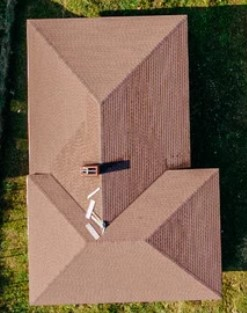
#> input picture test/building#1.jpg, 247 x 313 px, given in place of your_photo.jpg, which was not available
$ python crop_image.py
#> lines starting #> are read from the running program, lines starting #| are printed output that depends on the picture; after the words box and inside, x2 and y2 are one past the last pixel; in counts of white or black regions, pixels touching at a corner belong together; pictures that were not available may be replaced by others from this repository, and a replacement may not be noted
import cv2
import numpy
from PIL import Image

# функция открытия изображения
def viewImage(image):
    cv2.namedWindow('Display', cv2.WINDOW_NORMAL)
    cv2.imshow('Display', image)
    cv2.waitKey(0)
    cv2.destroyAllWindows()

# изначальное тестовое изображение, на котором будут рисоваться контуры
iMg = cv2.imread('your_photo.jpg')
#> iMg is the input picture: shape (313, 247, 3); mean B, G, R 83, 102.7, 125.9
# то же самое вспомогательное изображение, которое будет подвергаться редактированию
image = cv2.imread('your_photo.jpg')

# наложение фильтров на изображение
hsv_img = cv2.cvtColor(image, cv2.COLOR_BGR2HSV)
#> hsv_img: shape (313, 247, 3); mean H, S, V 24.9, 113.9, 129.2

low = numpy.array((59, 119, 17), numpy.uint8)
high = numpy.array((79, 255, 255), numpy.uint8)
curr_mask = cv2.inRange(hsv_img, low, high)
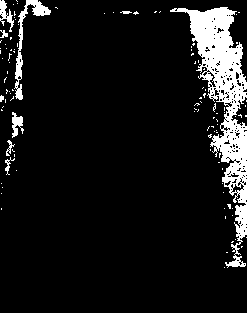
#> curr_mask: shape (313, 247); 9.4% white; 106 white regions (97 under 20 px), largest, box (x1, y1, x2, y2) and area: (170, 7, 247, 268) 5739, (14, 0, 51, 100) 646, (0, 0, 14, 32) 189
hsv_img[curr_mask > 0] = ([75, 255, 200])
#> hsv_img: shape (313, 247, 3); mean H, S, V 25.3, 120.8, 145.6

hsv_img = 255 - hsv_img  # neg = (L-1) - img
#> hsv_img: shape (313, 247, 3); mean H, S, V 229.7, 134.2, 109.4

RGB_again = cv2.cvtColor(hsv_img, cv2.COLOR_HSV2RGB)
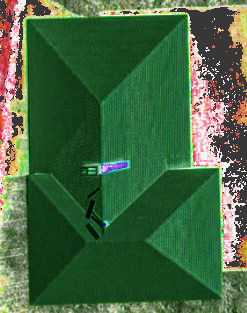
#> RGB_again: shape (313, 247, 3); mean R, G, B 68.1, 102.6, 65.9
gray = cv2.cvtColor(RGB_again, cv2.COLOR_RGB2GRAY)

gray = cv2.GaussianBlur(gray, (3, 3), 0)
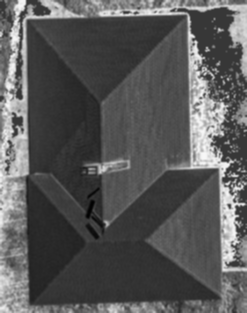
#> gray: shape (313, 247); min 1, max 249, mean 88.1
gray = cv2.bilateralFilter(gray,9,75,75)
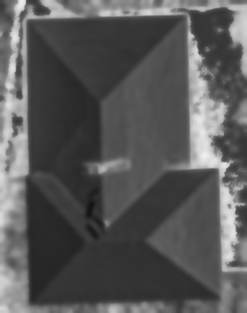
#> gray: shape (313, 247); min 19, max 241, mean 88

ret, threshold = cv2.threshold(gray, 90, 255, cv2.THRESH_BINARY)
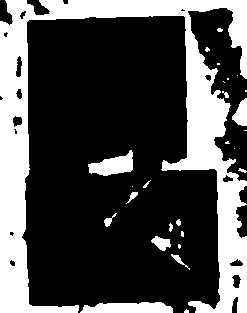
#> threshold: shape (313, 247); 29.6% white; 27 white regions (14 under 20 px)

# находим и рисуем координаты контуров на основе отредактированного изображения
contours, hierarchy = cv2.findContours(threshold, cv2.RETR_TREE, cv2.CHAIN_APPROX_SIMPLE)
#> contours = 40 contours, 23 with area under 20; largest, box (x1, y1, x2, y2) and area: (0, 0, 247, 313) 19871, (80, 302, 173, 313) 746, (88, 150, 133, 176) 613, (232, 98, 247, 126) 241, (151, 236, 171, 251) 153
cv2.drawContours(image, contours, -1, (0, 0, 255), 3)
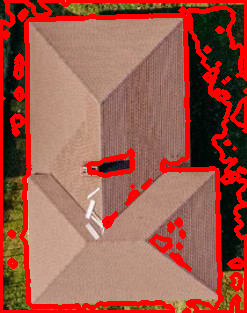
#> image: shape (313, 247, 3); 18.07% of pixels changed, all inside (x1, y1, x2, y2) = (0, 0, 247, 313)

# словарь координат фигур
figures_coordinates = {}
# временные названия контуров
k = [str(j) for j in range(100)]
j = 0
# проходимся по координатам всех найденных контуров
for i in range(len(contours)):
    # вписываем координаты найденной фигуры в прямоугольник
    x, y, w, h = cv2.boundingRect(contours[i])
    # проверка на случай, если нашлись какие-то побочные, мелкие контуры
    if w > 20 and h > 30:
        # вырезаем фигуру по координатам
        img_crop = image[y - 15:y + h + 15, x - 15:x + w + 15]
        figures_name = k[j]
        j += 1
        # добавляем найденный контур к остальным
        figures_coordinates[figures_name] = (x - 15, y - 15, x + w + 15, y + h + 15)
#> this loop made 40 passes
#> (x, y, w, h, figures_name, j) on pass 27: (0, 0, 247, 313, '0', 1)
#> (x, y, w, h) on passes 1 to 6: (184, 309, 5, 4), (80, 302, 93, 11), (171, 254, 19, 16), (178, 244, 3, 5), (151, 236, 20, 15), (181, 231, 3, 6)
#> after the loop, figures_coordinates = {'0': (-15, -15, 262, 328)}; j = 1

# cмотрим найденные контуры
for key, value in figures_coordinates.items():
    # наносим на изначальное, не обработанное изображение контур в виде прямоугольника
    rec = cv2.rectangle(iMg, (value[0], value[1]), (value[2], value[3]), (255, 255, 0), 2)
    # подписываем этот контур согласно ключу в словаре (предсказанному ему классу)
    cv2.putText(rec, key, (value[0], value[1] - 10), cv2.FONT_HERSHEY_SIMPLEX, 0.5, (36, 255, 12), 1)
    # создаем побочное изображение, идентичное прежнему, оттуда вырезаем кусочек по нынешнему контуру
    im = Image.open('your_photo.jpg')
    im_crop = im.crop((value[0], value[1], value[2], value[3]))
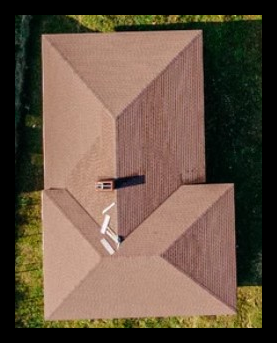
#> im_crop: PIL image 277x343 RGB; mean R, G, B 102.5, 83.6, 67.5
    # сохраняем найденный кусочек в папочку test под соответствующим ему номером
    # (напомню, что все ключи в словаре также являются цифрами)
    im_crop.save(f'test/{key}.jpg', quality=95)
    # при необходимости, можно вывести вырезанный кусок
    # im_crop.show()

viewImage(iMg)

$ run again, on test/building#3.jpg
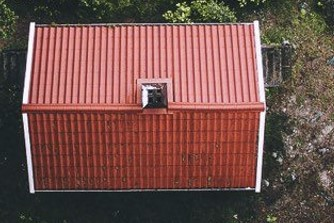
#> input picture test/building#3.jpg, 334 x 223 px, given in place of your_photo.jpg, which was not available
#> iMg is the input picture: shape (223, 334, 3); mean B, G, R 75.9, 82, 117.4
#> `curr_mask = cv2.inRange(hsv_img, low, high)`:
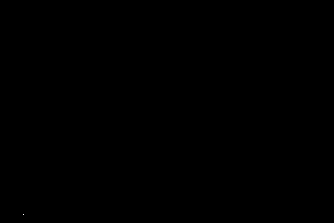
#> curr_mask: shape (223, 334); 0% white in thin lines or dots, all inside (x1, y1, x2, y2) = (23, 214, 24, 215)
#> threshold: shape (223, 334); 66.4% white; 32 black regions (17 under 20 px)
#> contours = 30 contours, 13 with area under 20; largest, box (x1, y1, x2, y2) and area: (0, 0, 334, 223) 73022, (18, 18, 269, 194) 23312, (20, 112, 37, 195) 630, (158, 117, 178, 143) 206, (319, 171, 332, 188) 129
#> image: shape (223, 334, 3); 16.8% of pixels changed, all inside (x1, y1, x2, y2) = (0, 0, 334, 223)
#> the loop `for i in range(len(contours)):` made 30 passes
#> (x, y, w, h, figures_name, j) on passes 2, 28: (0, 0, 334, 223, '0', 1), (18, 18, 251, 176, '1', 2)
#> after the loop `for i in range(len(contours)):`: figures_coordinates = {'0': (-15, -15, 349, 238), '1': (3, 3, 284, 209)}; j = 2
#> in viewImage, `cv2.imshow('Display', image)`:
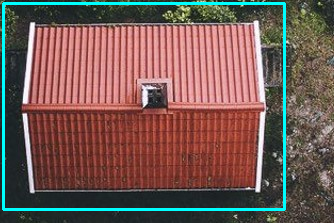
#> window 'Display': shape (223, 334, 3); mean B, G, R 84, 89.8, 115.4

$ run again, on test/building#33.jpg
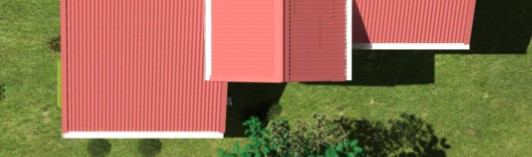
#> input picture test/building#33.jpg, 532 x 157 px, given in place of your_photo.jpg, which was not available
#> iMg is the input picture: shape (157, 532, 3); mean B, G, R 79.3, 111.3, 148.7
#> `curr_mask = cv2.inRange(hsv_img, low, high)`:
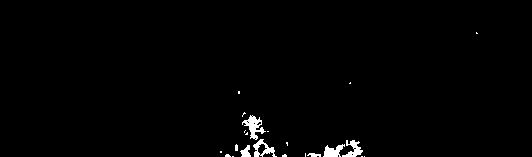
#> curr_mask: shape (157, 532); 1.2% white; 22 white regions (16 under 20 px), largest, box (x1, y1, x2, y2) and area: (242, 115, 266, 140) 250, (253, 139, 277, 157) 180, (342, 140, 363, 157) 171, (323, 144, 345, 157) 170, (240, 145, 251, 157) 80, (307, 153, 321, 157) 39
#> threshold: shape (157, 532); 52.4% white; 14 black regions (3 under 20 px)
#> contours = 6 contours, 2 with area under 20; largest, box (x1, y1, x2, y2) and area: (0, 0, 532, 157) 43136, (244, 116, 261, 141) 217, (263, 145, 275, 154) 62, (42, 112, 50, 123) 47
#> image: shape (157, 532, 3); 9.37% of pixels changed, all inside (x1, y1, x2, y2) = (0, 0, 532, 157)
#> the loop `for i in range(len(contours)):` made 6 passes
#> (x, y, w, h, figures_name, j) on pass 1: (0, 0, 532, 157, '0', 1)
#> after the loop `for i in range(len(contours)):`: figures_coordinates = {'0': (-15, -15, 547, 172)}; j = 1
#> `im_crop = im.crop((value[0], value[1], value[2], value[3]))`:
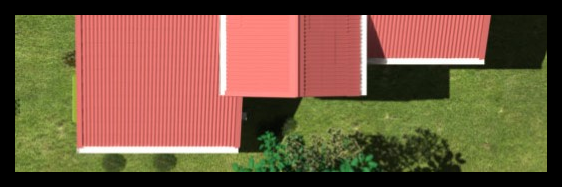
#> im_crop: PIL image 562x187 RGB; mean R, G, B 118.2, 88.4, 63

$ run again, on test/building#4.jpg
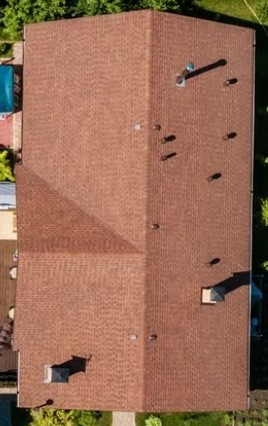
#> input picture test/building#4.jpg, 268 x 426 px, given in place of your_photo.jpg, which was not available
#> iMg is the input picture: shape (426, 268, 3); mean B, G, R 85.6, 107.7, 151.5
#> curr_mask: shape (426, 268); 0.11% white in thin lines or dots
#> threshold: shape (426, 268); 20.9% white; 21 white regions (3 under 20 px)
#> contours = 22 contours, 3 with area under 20; largest, box (x1, y1, x2, y2) and area: (0, 0, 268, 426) 15724, (0, 393, 112, 426) 1994, (0, 293, 18, 388) 1186, (0, 61, 24, 113) 1103, (0, 144, 23, 183) 552
#> image: shape (426, 268, 3); 11.61% of pixels changed, all inside (x1, y1, x2, y2) = (0, 0, 268, 426)
#> the loop `for i in range(len(contours)):` made 22 passes
#> (x, y, w, h, figures_name) on passes 1, 14, 19, 22: (0, 393, 112, 33, '0'), (0, 144, 23, 39, '1'), (0, 61, 24, 52, '2'), (0, 0, 268, 426, '3')
#> after the loop `for i in range(len(contours)):`: figures_coordinates = {'0': (-15, 378, 127, 441), '1': (-15, 129, 38, 198), '2': (-15, 46, 39, 128), '3': (-15, -15, 283, 441)}; j = 4
#> in viewImage, `cv2.imshow('Display', image)`:
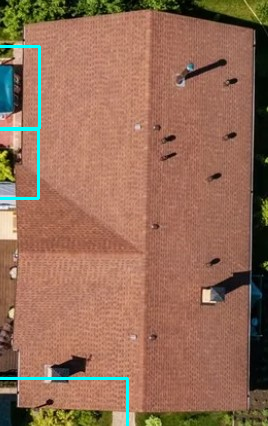
#> window 'Display': shape (426, 268, 3); mean B, G, R 87.4, 109.3, 149.4
